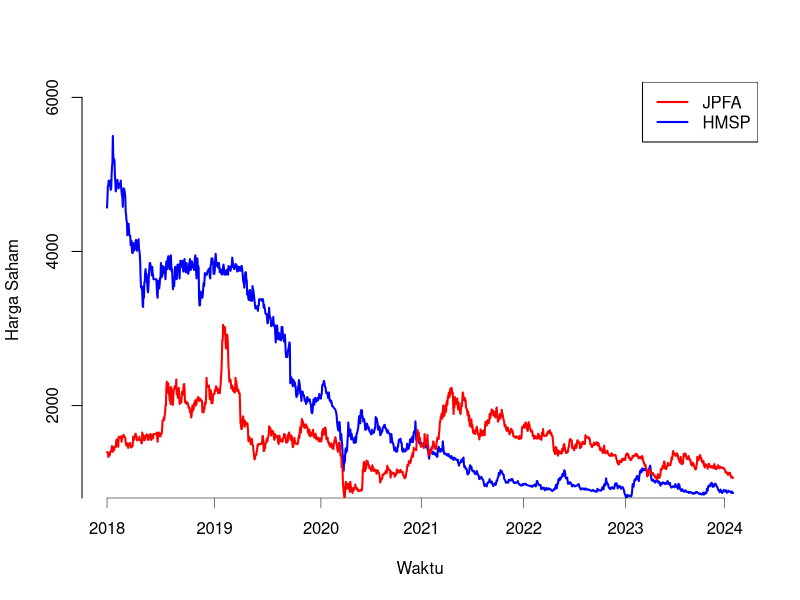

The R script that drew this image:
library(readxl)
Data=read_excel("Data.xlsx")

par(mfrow=c(1,1))
plot(Data$HMSP, type="l",
     ylim=c(1000,6000), lwd=2, col="blue",
     axes=FALSE, ylab="Harga Saham", xlab="Waktu")
labels <- as.numeric(format(as.Date(Data$Date, "%m/%d/%Y"), "%Y"))
where.put <- c(1, which(diff(labels) == 1) + 1)
axis(side=1, at=where.put,
     label=labels[where.put], lwd=0.5)
axis(side=2, at=seq(0,6000, by=2000),
     label=seq(0,6000, by=2000), lwd=1)
lines(Data$JPFA, type="l", ylim=c(1000,6000),
      lwd=2, col="red")
legend("topright", legend=c("JPFA", "HMSP" ), lwd=2,
       col=c("red", "blue"), bg="white")
